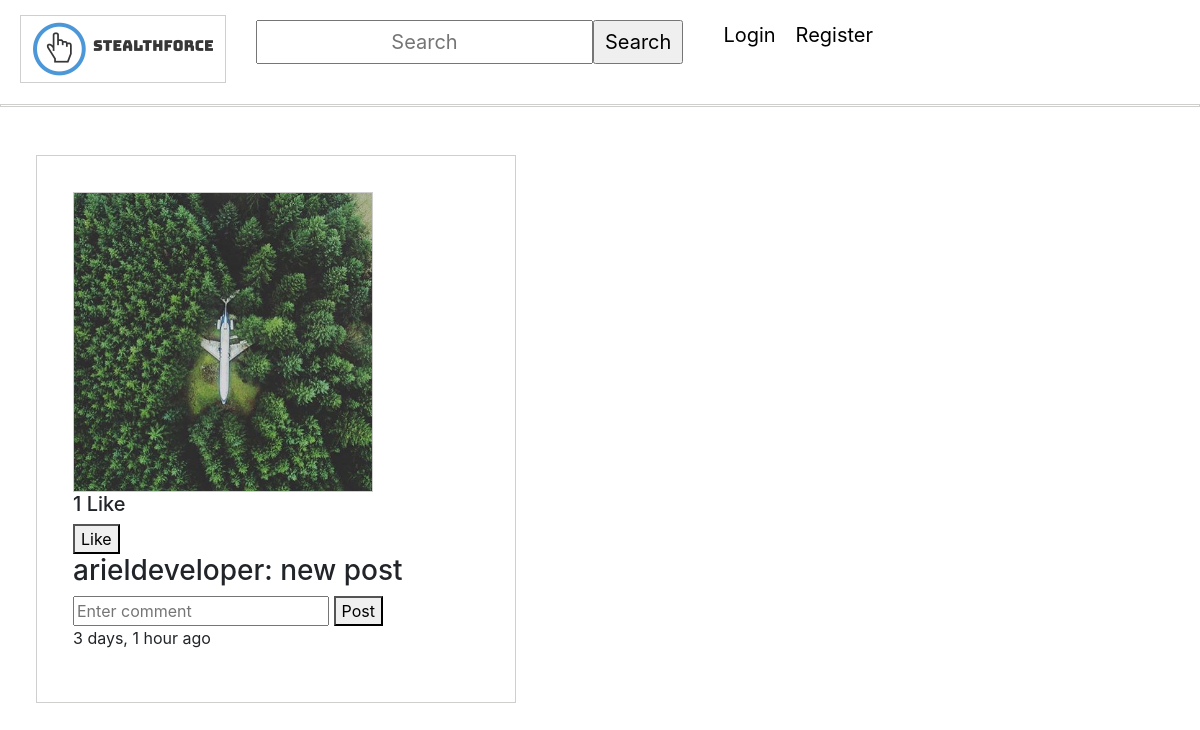
The app's page /p/30/, older data.
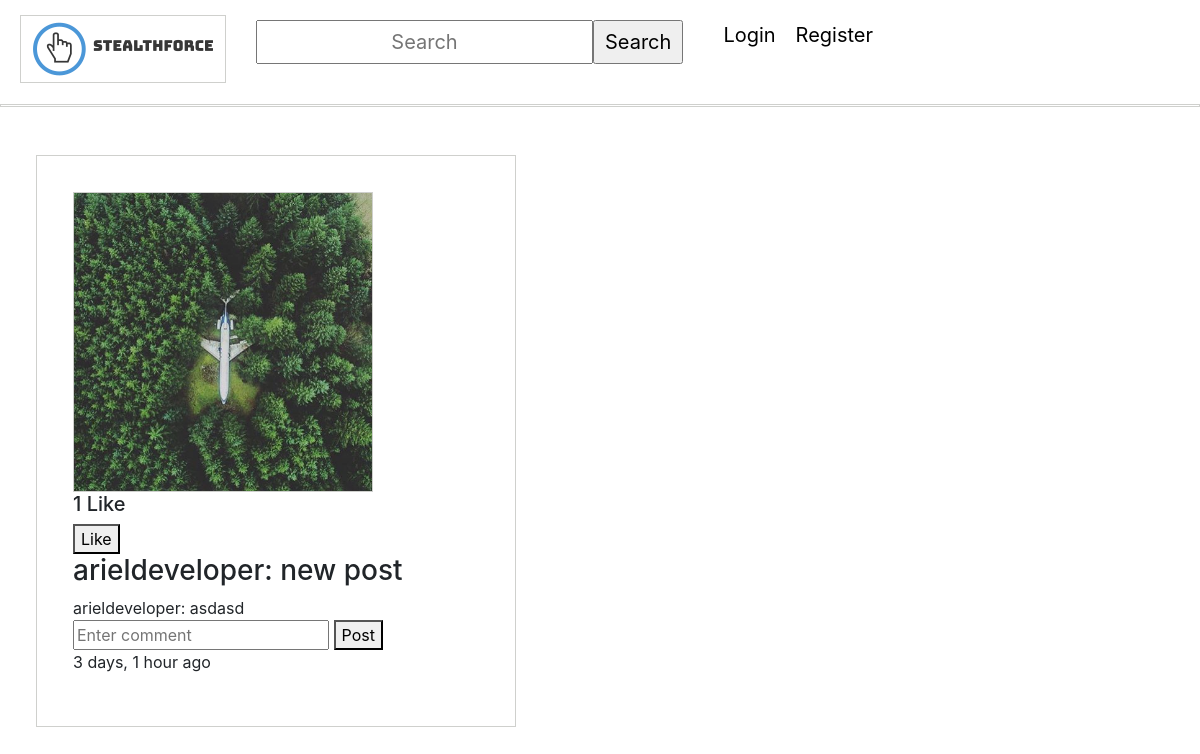
The same page, newer data.
### feed/models.py (models this page shows)
class Comment(models.Model):
    feedItem = models.ForeignKey(FeedItem, on_delete=models.CASCADE, related_name="comments")
    username = models.CharField(max_length=70)
    body = models.TextField(null=True, blank=True)
    created = models.DateTimeField(auto_now_add=True)
    updated = models.DateTimeField(auto_now=True)
    active = models.BooleanField(default=True)
    class Meta:
        ordering = ('created',)

### feed/views.py (the view)
# urls.py: path('p/<int:pk>/', feed_views.feed_item_view, name='feed-detail'),
def feed_item_view(request, pk):
    user_post = get_object_or_404(FeedItem, id=pk)
    comments = Comment.objects.filter(feedItem=user_post)
    context = {"user_post":user_post, "comments":comments}
    if request.method == "POST":
        comment_body = request.POST.get('comment_field')
        if comment_body != "": #posted empty comment
            comment = Comment(feedItem=user_post, username=request.user.username, body=comment_body)
            comment.save()
    return render(request, "feed/feed-item.html", context)

### feed/models.py (called while the page is built)
    @property
    def number_of_likes(self):
        return self.liked.all().count()

    @property
    def image_url(self):
        if self.image and hasattr(self.image, 'url'):
            return self.image.url

### feed/templates/feed/feed-item.html (shortened to what this page needs)
{% extends 'main_app/base.html' %}
{% load humanize %}
{% block body %}
    <div id="feed-item-detail">
        <img width="300" height="300" src="{{ user_post.image_url|default_if_none:'#' }}" />
        <h5>{{ user_post.number_of_likes }} Like</h5>
        <form action = "{% url 'like' %}" method="POST">
            {% if user not in user_post.liked.all %}
                <button type="submit">Like</button>
            {% else %}
                <button type="submit">Unlike</button>
            {% endif %}
        </form>
        <h3>{{ user_post.owner.username }}: {{ user_post.caption }}</h3>
        {% for comment in comments %}
            <div id="comment">
                <p>{{ comment.username }}: {{ comment.body }}</p>
            </div>
        {% endfor %}
        <form method="POST">
            <input placeholder="Enter comment" name="comment_field">
            <button type="submit">Post</button>
        </form>
        <p>{{ user_post.created_time|naturaltime}}</p>
    </div>
{% endblock %}

Row changes from the older to the newer data that the page shows:
added Comment: username "arieldeveloper", body "asdasd"
